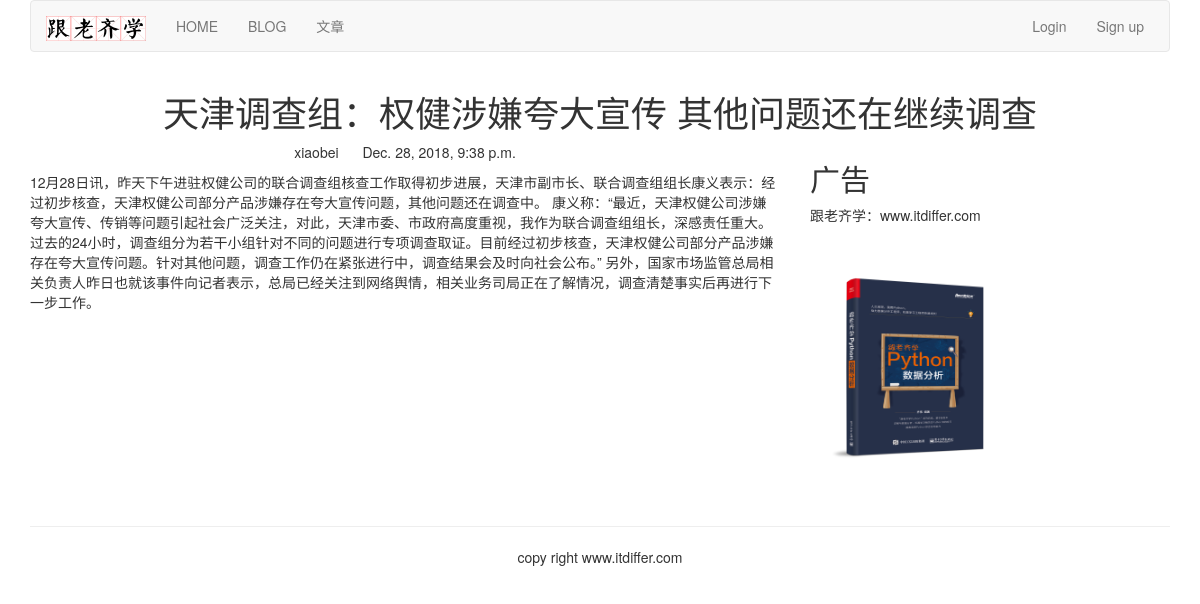
Page /blog/1/ on the committed database.
### blog/models.py (models this page shows, shortened)
class BlogArticles(models.Model):
    title = models.CharField(max_length=300)
    author = models.ForeignKey(User, related_name="blog_posts", on_delete=models.CASCADE)
    body = models.TextField()
    publish = models.DateTimeField(default=timezone.now())
    class Meta:
        ordering = ("-publish",)

### blog/views.py (the view)
# urls.py: url(r'(?P<article_id>\d)/$', views.blog_article, name='blog_detail'),
def blog_article(request, article_id):
    article = get_object_or_404(BlogArticles, id=article_id)
    pub = article.publish
    return render(request, "blog/content.html", {"article": article, "publish": pub})

### templates/blog/content.html (shortened to what this page needs)
{% extends "base.html" %}
{% block content %}
<div class="row text-center vertical-middlw-sm">
    <h1>{{article.title}}</h1>
</div>
<div class="row">
    <div class="col-xs-12 col-md-8">
        <p class="text-center">
            <span>{{article.author.username}}</span>
            <span style="margin-left:20px">{{publish}}</span>
        </p>
        <div>
            {{article.body}}
        </div>
    </div>
    <div class="col-xs-6 col-md-4">
        <h2>广告</h2>
        <p>跟老齐学：www.itdiffer.com</p>
        {% load staticfiles %}
        <img width="200px" src="{% static '/images/book2.png' %}">
    </div>
</div>
{% endblock %}

### rows in the picture
BlogArticles: title "天津调查组：权健涉嫌夸大宣传 其他问题还在继续调查", author.username "xiaobei", publish "Dec. 28, 2018, 9:38 p.m.", body "12月28日讯，昨天下午进驻权健公司的联合调查组核查工作取得初步进展，天津市副市长、联合调查组组长康义表示：经过初步核查，天津权健公司部分产品涉嫌存在夸大宣传问题，其他问题还在调查中。 康义称：“最近，天津权健公司涉嫌夸大宣传、传销等问题引起社会广泛关注，对此，天津市委、市政府高度重视，我作为联合调查组组长，深感责任重大。过去的24小时，调查组分为若干小组针对不同的问题进行专项调查取证。目前经过初步核查，天津权健公司部分产品涉嫌存在夸大宣传问题。针对其他问题，调查工作仍在紧张进行中，调查结果会及时向社会公布。” 另外，国家市场监管总局相关负责人昨日也就该事件向记者表示，总局已经关注到网络舆情，相关业务司局正在了解情况，调查清楚事实后再进行下一步工作。"
